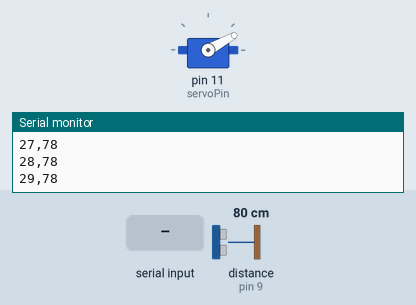
A sketch run on a simulated Arduino Uno, built with avr-gcc and run on an emulated ATmega328P. On the bench: servo, the last lines printed to the serial monitor. Wiring (inferred from the names in the program): ultrasonic range finder: trigger pin 8; echo pin 9. The inputs (shaded band) are chosen by the test bench; at power-on: distance to the obstacle (sensor on pin 9) 80 cm. The echo pulse lasts 58.3 µs per cm.

Above: at 1.26 s.
1.3 s: "r" received over Serial
At 2.3 s:
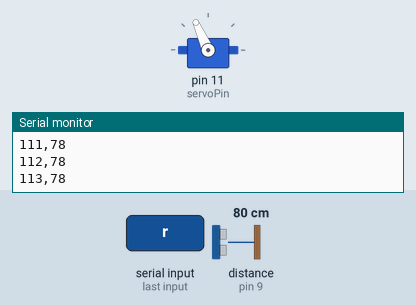
4.3 s: distance to the obstacle (sensor on pin 9) set to 250 cm
7.3 s: distance to the obstacle (sensor on pin 9) set to 154 cm
At 7.9 s:
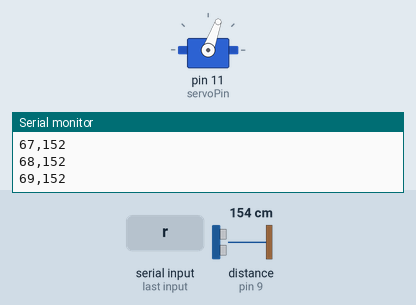
10.3 s: distance to the obstacle (sensor on pin 9) set to 147 cm
At 11.0 s:
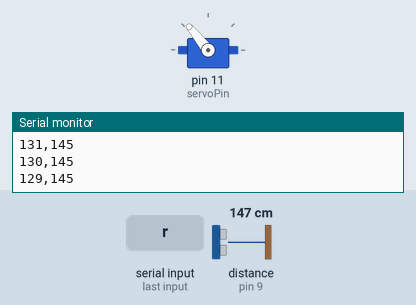
13.3 s: distance to the obstacle (sensor on pin 9) set to 120 cm
At 16.2 s:
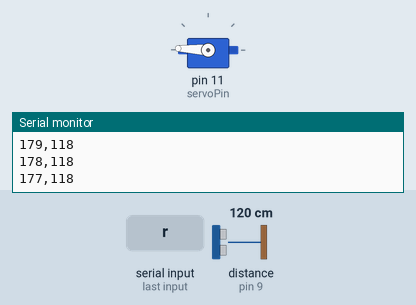
16.3 s: distance to the obstacle (sensor on pin 9) set to 299 cm
Timing chart, 0 to 20.3 s (numbered marks = the images above; inputs shaded):
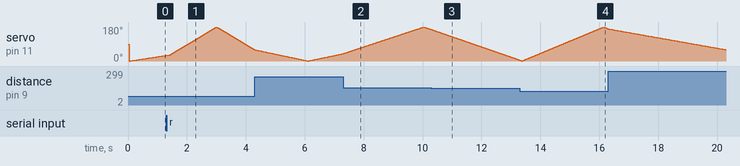

The sketch:

sonar.ino
```cpp
#include <Servo.h>

const int trigPin = 8;
const int echoPin = 9;
const int servoPin = 11;
Servo servo;
int angle = 0;
int duration = 0;
int distance = 0;
char valueReceived;
int min_sweep = 0;
int max_sweep = 180;
int sweep_rate = 40;
unsigned long previousMillis = 0;
bool increasing = true;

int calculateDistance() {
  digitalWrite(trigPin, LOW);
  delayMicroseconds(2);
  digitalWrite(trigPin, HIGH);
  delayMicroseconds(10);
  digitalWrite(trigPin, LOW);
  duration = pulseIn(echoPin, HIGH);
  distance = duration * 0.034 / 2;
  return distance;
}

void setup() {
  pinMode(trigPin, OUTPUT);
  pinMode(echoPin, INPUT);
  servo.attach(servoPin);
  Serial.begin(9600);
}

void loop() {
  unsigned long currentMillis = millis();
  if (currentMillis - previousMillis >= sweep_rate) {

    if (angle < max_sweep && increasing) {
      servo.write(angle);
      calculateDistance();
      Serial.print(angle);
      Serial.print(",");
      Serial.println(distance);
      angle++;
    } else {
      increasing = false;
    }

    if (angle >= min_sweep && !increasing) {
      servo.write(angle);
      calculateDistance();
      Serial.print(angle);
      Serial.print(",");
      Serial.println(distance);
      angle--;

      if (angle <= min_sweep) {
        increasing = true;
      }
    }
    previousMillis = currentMillis;
  }

  buttons();
  calculateDistance();
}


void buttons() {
  if (Serial.available() > 0) {
    valueReceived = Serial.read();
    switch (valueReceived) {
      case 'r':
        sweep_rate = 7;
        break;
      case 't':
        sweep_rate = 20;
        break;
      case 'b':
        sweep_rate = 40;
        break;
      case 'e':
        sweep_rate = 80;
        break;
      case 'y':
        min_sweep = 0;
        max_sweep = 180;
        break;
      case 'u':
        min_sweep = 30;
        max_sweep = 150;
        break;
      case 'i':
        min_sweep = 60;
        max_sweep = 120;
        break;
      case 'o':
        min_sweep = 70;
        max_sweep = 110;
        break;
      case 'p':
        min_sweep = 84;
        max_sweep = 96;
        break;
      default:
        break;
    }
    delay(100);
  } else {
  }
}
```

Measured:
- the behaviour switches between 151 and 150 cm on distance to the obstacle (sensor on pin 9) (found by bisection; images 2 and 3)
